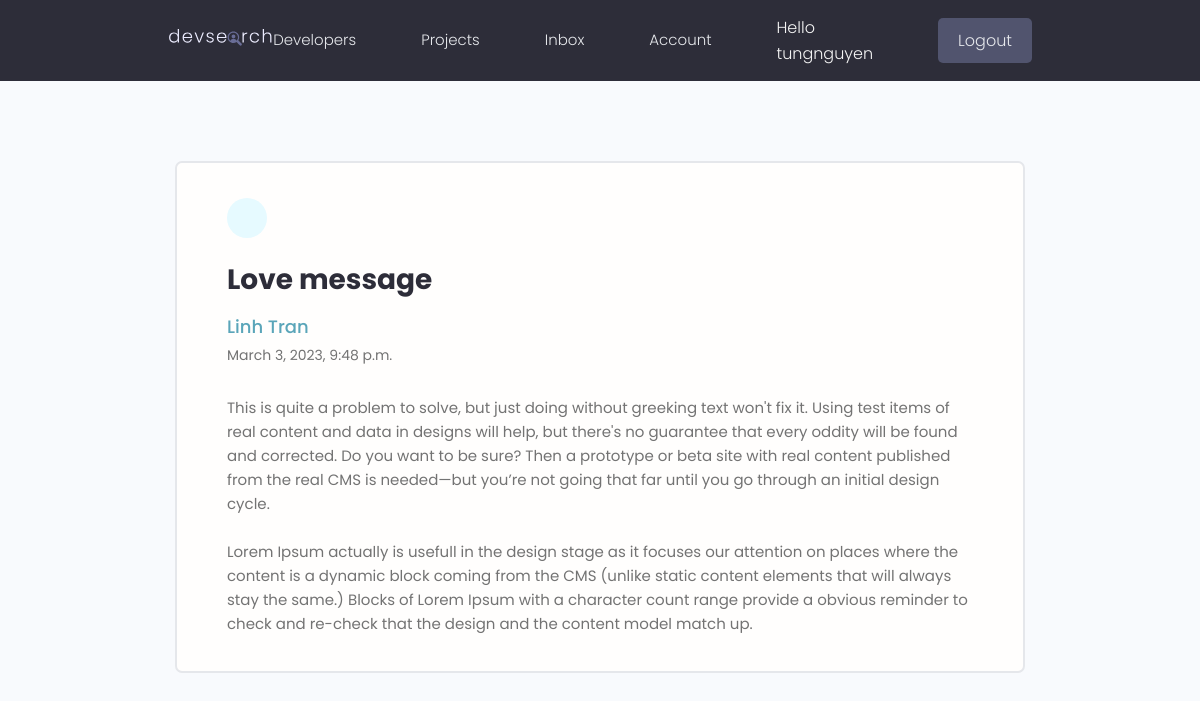
/profiles/message/f1ecfe36-ff37-4d59-9447-0edc10060bd1 (signed in), run on the app's committed database.
### users/models.py (models this page shows, shortened)
class Message(models.Model):
    sender = models.ForeignKey(Profile,on_delete=models.SET_NULL,null=True)
    recipient = models.ForeignKey(Profile,on_delete=models.SET_NULL,null=True,related_name='messages')
    name = models.CharField(max_length=255, null=True,blank=True)
    email = models.EmailField(max_length=200,null=True,blank=True)
    subject= models.CharField(max_length=255,null=True,blank=True)
    body = models.TextField()
    is_read = models.BooleanField(default=False,null=True)
    created = models.DateTimeField(auto_now_add=True)
    id = models.UUIDField(default=uuid.uuid4, unique=True, primary_key=True, editable=False)
    class Meta:
        ordering = ['is_read','created']

### users/views.py (the view)
# urls.py: path('message/<str:pk>',views.viewMessage,name='message'),
@login_required(login_url='login')
def viewMessage(request,pk):
    profile = request.user.profile
    message_id = profile.messages.get(id=pk)
    if message_id.is_read == False:
        message_id.is_read = True
        message_id.save()
    context={'message':message_id}
    return render(request,'users/message.html',context)

### users/templates/users/message.html (shortened to what this page needs)
{% extends 'main.html'%}
{% block content %}
  <main class="messagePage my-xl">
    <div class="content-box">
      <div class="message">
        <a class="backButton" href="{% url 'inbox'%}"></a>
        <h2 class="message__subject">{{message.subject}}</h4>
          {% if message.sender %}
          <a href="{% url 'user-profile' message.sender.id %}" class="message__author">{{message.name}}</a>
          {%else%}
          <p class="message__author">{{message.name}}</p>
          {% endif %}
          <p class="message__date">{{message.created}}</p>
          <div class="message__body">
           {{message.body|linebreaksbr}}
          </div>
      </div>
    </div>
  </main>
{% endblock content %}

### templates/navbar.html (shortened to what this page needs)
{% load static %}
 <header class="header">
    <div class="container container--narrow">
      <a href="/" class="header__logo">
        <img src="{% static 'images/logo.svg' %}" alt="DevSearch Logo" />
      </a>
      <nav class="header__nav">
        <ul class="header__menu">
          <li class="header__menuItem"><a href="{% url 'profile' %}">Developers</a></li>
          <li class="header__menuItem"><a href="{% url 'projects' %}">Projects</a></li>
          {% if request.user.is_authenticated %}
          <li class="header__menuItem"><a href="{% url 'inbox'%}">Inbox</a></li>
          <li class="header__menuItem"><a href="{% url 'user'%}">Account</a></li>
          <li> <p style="color: whitesmoke;">Hello {{request.user.username}}</p></li>
          <li class="header__menuItem"><a href="{% url 'logout'%}" class="btn btn--sub">Logout</a></li>
          {% else %}
          <li class="header__menuItem"><a href="{% url 'login'%}" class="btn btn--sub">Login/Sign Up</a></li>
          {% endif %}
        </ul>
      </nav>
    </div>
  </header>

### static/css/app.css (style rules this page uses)
:root { --color-sub: #2d2d39; }
.btn--sub { background-color: var(--color-sub-light); }
img { width: 100%; }
.content-box { width: 95%; max-width: 85rem; margin: 0 auto; }
.header { position: sticky; z-index: 111; background-color: var(--color-sub); padding: 1.5rem 0; }
.header > .container { display: flex; justify-content: space-between; align-items: center; }
.header__logo > img { height: 3.8rem; }
.header__nav > ul { display: inline-flex; align-items: center; list-style: none; gap: 6.5rem; }
.header__menuItem > a { color: var(--color-light); font-weight: 300; }
.message { padding: 2.5rem 0; }
.message > a { display: flex; gap: 1rem; }
.message__author, .message__date { flex-basis: 25%; }
.message__subject { flex-basis: 50%; }
.message__date { text-align: right; }
.messagePage .message { list-style: none; background: var(--color-white); padding: 3.5rem 5rem; border: 2px solid var(--color-light); border-radius: 0.7rem; }
.messagePage .message__subject { font-size: 2.8rem; color: var(--color-sub); margin-bottom: 1rem; margin-top: 2rem; }
.messagePage .message__author { font-size: 1.8rem; font-weight: 500; }
.messagePage .message__date { font-size: 1.4rem; font-weight: 400; text-align: left; margin-bottom: 3rem; }
.backButton { background: var(--color-main-light); color: var(--color-main); width: 4rem; height: 4rem; display: flex; align-items: center; justify-content: center; border-radius: 50%; }

### static/uikit/styles/modules/_variables.css (style rules this page uses)
:root { --color-main: #5aa5b9; --color-main-light: #e6faff; --color-sub: #3f4156; --color-sub-light: #51546e; --color-sub-lighter: #ededfd; --color-text: #737373; --color-gray: #8b8b8b; --color-light: #e5e7eb; --color-light-gray: #767676; --color-bg: #f8fafd; --color-white: #fffefd; --color-white-light: #f3f3f3; --color-success: #359e64; --color-success-bg: #def8e8; --color-error: #fc4b0b; --color-error-bg: #fff2ee; --font-base: 'Poppins', arial, helvetica, 'Segoe UI', roboto, ubuntu, sans-serif; --font-monospace: 'Fira Code', 'Courier New', courier, monospace; --font-regular: 300; --font-medium: 500; --font-bold: 700; --generic-shadow: 1px 1px 5px #00000010; --generic-transition: all 0.3s ease-in-out; }

### static/uikit/styles/modules/_base.css (style rules this page uses)
* { margin: 0; padding: 0; box-sizing: border-box; text-rendering: optimizeLegibility; color: inherit; font-size: inherit; }
html { font-size: 50%; }
@media only screen and (min-width: 480px) { html { font-size: 56.25%; } }
@media only screen and (min-width: 1200px) { html { font-size: 62.5%; } }
body { line-height: 1.6; font-weight: 400; font-size: 1.5rem; color: var(--color-text); background-color: var(--color-bg); min-height: 100vh; }

### static/uikit/styles/modules/_typography.css (style rules this page uses)
* { font-family: var(--font-base); }
h2 { font-size: 3.6rem; font-weight: var(--font-bold); }
p, span, strong { font-size: 1.6rem; color: var(--color-text); font-weight: var(--font-regular); }
a { padding-bottom: 2px; text-decoration: none; display: inline-block; color: var(--color-main); font-weight: var(--font-medium); }

### static/uikit/styles/modules/_utilities.css (style rules this page uses)
.container { width: 92%; max-width: 165rem; margin: 0 auto; box-sizing: border-box; }
.container--narrow { width: 92%; max-width: 120rem; }
@media screen and (min-width: 1000px) { .container { width: 90%; } }
@media screen and (min-width: 1000px) { .container--narrow { width: 85%; } }
@media screen and (min-width: 1200px) { .container { width: 80%; } }
@media screen and (min-width: 1200px) { .container--narrow { width: 72%; } }
.my-xl { margin: 8rem auto; }

### static/uikit/styles/modules/_button.css (style rules this page uses)
.btn { display: inline-block; position: relative; cursor: pointer; background-color: var(--color-light); font-weight: var(--font-medium); color: var(--color-sub); text-decoration: none; padding: 1rem 2rem; border-radius: 0.5rem; border: none; width: -webkit-fit-content; width: -moz-fit-content; width: fit-content; height: -webkit-fit-content; height: -moz-fit-content; height: fit-content; font-size: 1.6rem; outline-width: 0; outline-color: transparent; -webkit-backface-visibility: hidden; backface-visibility: hidden; transition: all 0.3s ease-in-out; }
.btn--sub { background-color: var(--color-sub); color: var(--color-white); }

### data on the page
Message: subject "Love message", name "Linh Tran", created "March 3, 2023, 9:48 p.m.", body "This is quite a problem to solve, but just doing without greeking text won't fix it. Using test items of real content and data in designs will help, but there's no guarantee that every oddity will be found and corrected. Do you want to be sure? Then a prototype or beta site with real content published from the real CMS is needed—but you’re not going that far until you go through an initial design cycle. Lorem Ipsum actually is usefull in the design stage as it focuses our attention on places where the content is a dynamic block coming from the CMS (unlike static content elements that will always stay the same.) Blocks of Lorem Ipsum with a character count range provide a obvious reminder to…"

### other printed values
{{ request.user.username }} "tungnguyen"
